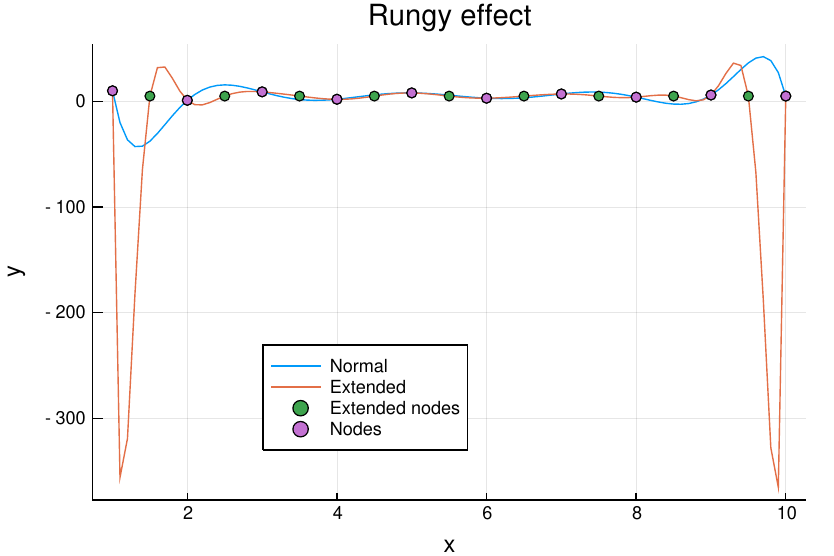

This chart was generated by the following Julia code:
using Plots
using DataFrames
using Statistics
using Plots

include("polynomials.jl")

xval = [1,2,3,4,5,6,7,8,9,10]
yval = [10,1,9,2,8,3,7,4,6,5]
xval_ext = [1,1.5,2,2.5,3,3.5,4,4.5,5,5.5,6,6.5,7,7.5,8,8.5,9,9.5,10]
yval_ext = [10,5,1,5,9,5,2,5,8,5,3,5,7,5,4,5,6,5,5]
xs=1:0.1:10

fxs = Poly(xs,xval, yval)
fxs_ext = Poly(xs, xval_ext, yval_ext)

plot(xs, fxs, title="Rungy effect", 
    label="Normal", 
    legend = :bottom, 
    xlabel = "x", ylabel = "y")
plot!(xs, fxs_ext, 
    label="Extended")
scatter!(xval_ext, yval_ext, label = "Extended nodes")
scatter!(xval, yval, label = "Nodes")

savefig("rungy.pdf")